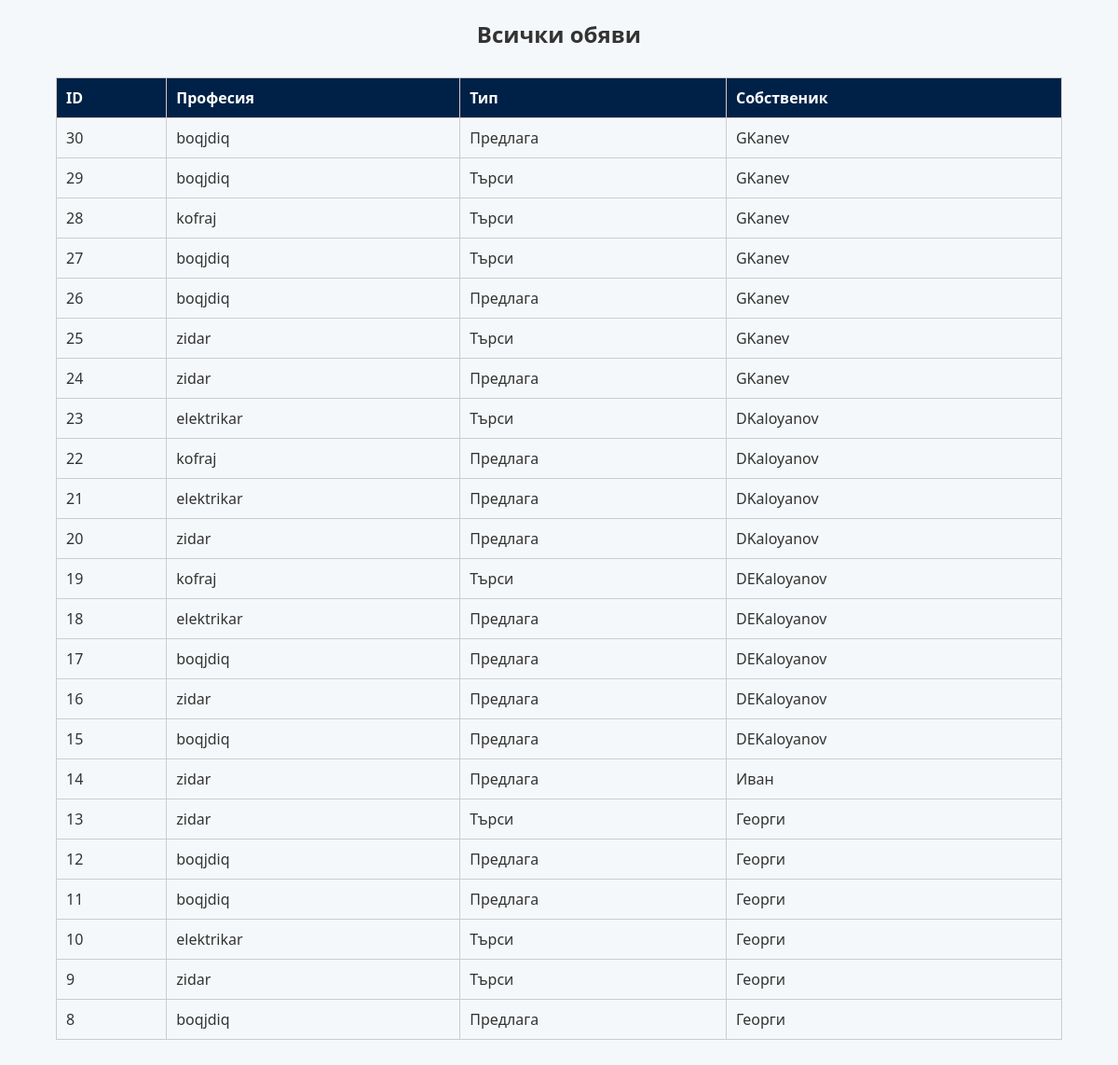
Page /php/admin/admin_jobs.php (signed in) on the committed database.
### tables this page shows
CREATE TABLE `jobs` (
  `id` int(11) NOT NULL,
  `user_id` int(11) NOT NULL,
  `job_type` enum('offer','seek') NOT NULL,
  `profession` varchar(50) NOT NULL,
  `location` varchar(100) DEFAULT NULL,
  `city` varchar(100) DEFAULT NULL,
  `price_per_square` decimal(10,2) DEFAULT NULL,
  `price_per_day` decimal(10,2) DEFAULT NULL,
  `work_status` enum('solo','team') DEFAULT NULL,
  `team_size` int(11) DEFAULT NULL,
  `age` int(11) DEFAULT NULL,
  `show_price_per_square` tinyint(1) DEFAULT 0,
  `show_price_per_day` tinyint(1) DEFAULT 0,
  `created_at` timestamp NOT NULL DEFAULT current_timestamp(),
  `team_members` text DEFAULT NULL,
  `images` text DEFAULT NULL,
  `description` text DEFAULT NULL
);

CREATE TABLE `users` (
  `id` int(11) NOT NULL,
  `username` varchar(50) NOT NULL,
  `ime` varchar(50) NOT NULL,
  `familiq` varchar(50) NOT NULL,
  `telefon` varchar(20) NOT NULL,
  `email` varchar(100) NOT NULL,
  `created_at` timestamp NOT NULL DEFAULT current_timestamp(),
  `password` varchar(255) NOT NULL,
  `city` varchar(100) DEFAULT NULL,
  `age` int(11) DEFAULT NULL,
  `city_visible` tinyint(1) DEFAULT 0,
  `age_visible` tinyint(1) DEFAULT 0,
  `show_phone` tinyint(1) DEFAULT 1,
  `show_email` tinyint(1) DEFAULT 1,
  `show_city` tinyint(1) DEFAULT 1,
  `show_age` tinyint(1) DEFAULT 1,
  `profile_image` varchar(255) DEFAULT NULL,
  `role` enum('user','admin') NOT NULL DEFAULT 'user'
);

### php/admin/admin_jobs.php (the view, shortened to what this page needs)
<?php
require 'db.php';
$jobs = $conn->query("SELECT j.id, j.profession, j.job_type, u.username
                      FROM jobs j
                      JOIN users u ON j.user_id = u.id
                      ORDER BY j.id DESC")->fetchAll(PDO::FETCH_ASSOC);
?>
<!DOCTYPE html>
<html lang="bg">
<head>
    <link rel="stylesheet" href="../css/style.css">
</head>
<body>
    <h2 style="text-align:center;">Всички обяви</h2>
    <table>
        <tr>
            <th>ID</th>
            <th>Професия</th>
            <th>Тип</th>
            <th>Собственик</th>
        </tr>
        <?php foreach ($jobs as $job): ?>
            <tr>
                <td><?= $job['id'] ?></td>
                <td><?= htmlspecialchars($job['profession']) ?></td>
                <td><?= $job['job_type'] === 'offer' ? 'Предлага' : 'Търси' ?></td>
                <td><?= htmlspecialchars($job['username']) ?></td>
            </tr>
        <?php endforeach; ?>
    </table>
</body>
</html>

### css/style.css (style rules this page uses)
body { font-family: 'Segoe UI', sans-serif; margin: 0; padding: 0; background-color: #f5f8fa; color: #333; }

### php/admin/admin_jobs.php (style rules this page uses)
table { width: 90%; margin: 30px auto; border-collapse: collapse; }
th, td { border: 1px solid #ccc; padding: 10px; text-align: left; }
th { background: #002147; color: white; }

### rows in the picture
jobs: id "30", profession "boqjdiq", job_type "Предлага", user.username "GKanev"
jobs: id "29", profession "boqjdiq", job_type "Търси", user.username "GKanev"
jobs: id "28", profession "kofraj", job_type "Търси", user.username "GKanev"
jobs: id "27", profession "boqjdiq", job_type "Търси", user.username "GKanev"
jobs: id "26", profession "boqjdiq", job_type "Предлага", user.username "GKanev"
jobs: id "25", profession "zidar", job_type "Търси", user.username "GKanev"
jobs: id "24", profession "zidar", job_type "Предлага", user.username "GKanev"
jobs: id "23", profession "elektrikar", job_type "Търси", user.username "DKaloyanov"
jobs: id "22", profession "kofraj", job_type "Предлага", user.username "DKaloyanov"
jobs: id "21", profession "elektrikar", job_type "Предлага", user.username "DKaloyanov"
jobs: id "20", profession "zidar", job_type "Предлага", user.username "DKaloyanov"
jobs: id "19", profession "kofraj", job_type "Търси", user.username "DEKaloyanov"
jobs: id "18", profession "elektrikar", job_type "Предлага", user.username "DEKaloyanov"
jobs: id "17", profession "boqjdiq", job_type "Предлага", user.username "DEKaloyanov"
jobs: id "16", profession "zidar", job_type "Предлага", user.username "DEKaloyanov"
jobs: id "15", profession "boqjdiq", job_type "Предлага", user.username "DEKaloyanov"
jobs: id "14", profession "zidar", job_type "Предлага", user.username "Иван"
jobs: id "13", profession "zidar", job_type "Търси", user.username "Георги"
jobs: id "12", profession "boqjdiq", job_type "Предлага", user.username "Георги"
jobs: id "11", profession "boqjdiq", job_type "Предлага", user.username "Георги"
jobs: id "10", profession "elektrikar", job_type "Търси", user.username "Георги"
jobs: id "9", profession "zidar", job_type "Търси", user.username "Георги"
jobs: id "8", profession "boqjdiq", job_type "Предлага", user.username "Георги"
